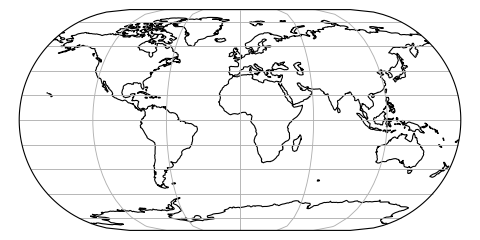

Write the Python code that produced this figure.
import matplotlib.pyplot as plt
import cartopy.crs as ccrs

plt.figure(figsize=(6, 3))
ax = plt.axes(projection=ccrs.EckertIII())
ax.coastlines(resolution='110m')
ax.gridlines()
